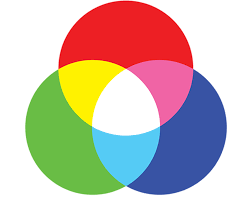
#> input picture Bai3/RGB.png, 252 x 200 px, found by its file name
$ python main.py
#> lines starting #> are read from the running program, lines starting #| are printed output that depends on the picture
#Tổng Quan Không Gian Màu trong OpenCV
import cv2 as cv

path = r'C:\Visual Studio Code\Computer_Vision\Bai3\RGB.png'

img = cv.imread(path)
#> img is the input picture: shape (200, 252, 3); mean B, G, R 175.9, 186.3, 200.1

B, G, R = cv.split(img)
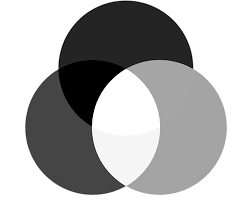
#> B: shape (200, 252); min 0, max 255, mean 175.9
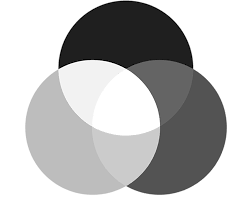
#> G: shape (200, 252); min 0, max 255, mean 186.3
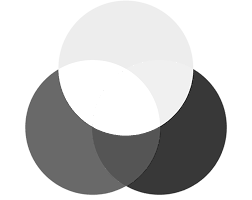
#> R: shape (200, 252); min 24, max 255, mean 200.1

cv.imshow('original',img)
cv.imshow('blue',B)
cv.imshow('green',G)
cv.imshow('red',R)

cv.waitKey(0)
cv.destroyWindow()
